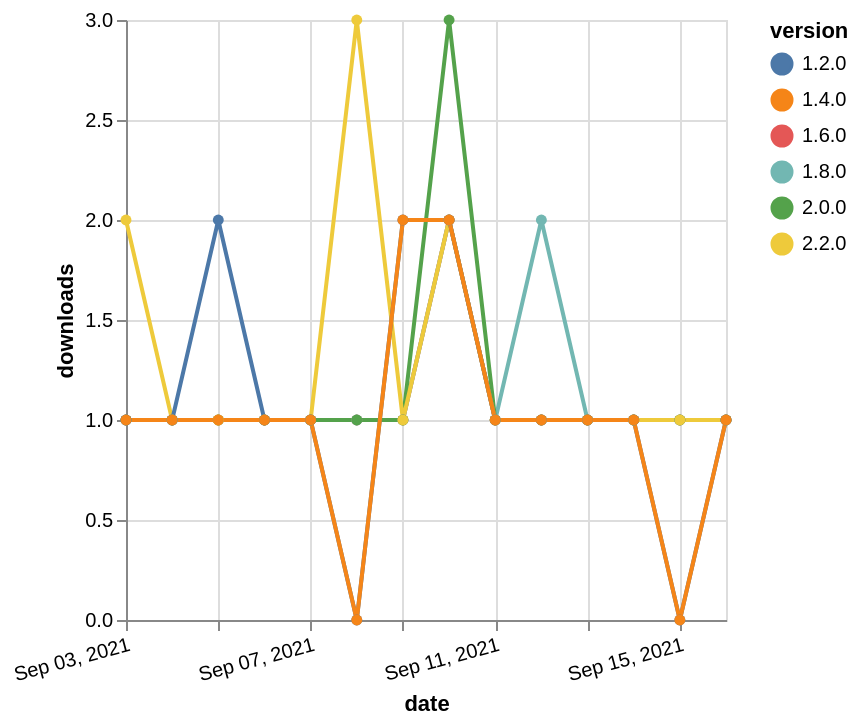

This figure's Vega-Lite source:
### Vega-Lite specification from a JSON file in a GitHub repository (floating-point values rounded to 4 significant figures)
{"$schema": "https://vega.github.io/schema/vega-lite/v5.json", "description": "A simple bar chart with embedded data.", "data": {"values": [{"date": "2021-09-03", "total": 188, "delta": 1, "version": "1.6.0"}, {"date": "2021-09-04", "total": 189, "delta": 1, "version": "1.6.0"}, {"date": "2021-09-05", "total": 190, "delta": 1, "version": "1.6.0"}, {"date": "2021-09-06", "total": 191, "delta": 1, "version": "1.6.0"}, {"date": "2021-09-07", "total": 192, "delta": 1, "version": "1.6.0"}, {"date": "2021-09-08", "total": 193, "delta": 1, "version": "1.6.0"}, {"date": "2021-09-09", "total": 194, "delta": 1, "version": "1.6.0"}, {"date": "2021-09-10", "total": 196, "delta": 2, "version": "1.6.0"}, {"date": "2021-09-11", "total": 197, "delta": 1, "version": "1.6.0"}, {"date": "2021-09-12", "total": 198, "delta": 1, "version": "1.6.0"}, {"date": "2021-09-13", "total": 199, "delta": 1, "version": "1.6.0"}, {"date": "2021-09-14", "total": 200, "delta": 1, "version": "1.6.0"}, {"date": "2021-09-15", "total": 201, "delta": 1, "version": "1.6.0"}, {"date": "2021-09-16", "total": 202, "delta": 1, "version": "1.6.0"}, {"date": "2021-09-03", "total": 169, "delta": 1, "version": "1.8.0"}, {"date": "2021-09-04", "total": 170, "delta": 1, "version": "1.8.0"}, {"date": "2021-09-05", "total": 171, "delta": 1, "version": "1.8.0"}, {"date": "2021-09-06", "total": 172, "delta": 1, "version": "1.8.0"}, {"date": "2021-09-07", "total": 173, "delta": 1, "version": "1.8.0"}, {"date": "2021-09-08", "total": 174, "delta": 1, "version": "1.8.0"}, {"date": "2021-09-09", "total": 175, "delta": 1, "version": "1.8.0"}, {"date": "2021-09-10", "total": 177, "delta": 2, "version": "1.8.0"}, {"date": "2021-09-11", "total": 178, "delta": 1, "version": "1.8.0"}, {"date": "2021-09-12", "total": 180, "delta": 2, "version": "1.8.0"}, {"date": "2021-09-13", "total": 181, "delta": 1, "version": "1.8.0"}, {"date": "2021-09-14", "total": 182, "delta": 1, "version": "1.8.0"}, {"date": "2021-09-15", "total": 183, "delta": 1, "version": "1.8.0"}, {"date": "2021-09-16", "total": 184, "delta": 1, "version": "1.8.0"}, {"date": "2021-09-03", "total": 195, "delta": 1, "version": "2.0.0"}, {"date": "2021-09-04", "total": 196, "delta": 1, "version": "2.0.0"}, {"date": "2021-09-05", "total": 197, "delta": 1, "version": "2.0.0"}, {"date": "2021-09-06", "total": 198, "delta": 1, "version": "2.0.0"}, {"date": "2021-09-07", "total": 199, "delta": 1, "version": "2.0.0"}, {"date": "2021-09-08", "total": 200, "delta": 1, "version": "2.0.0"}, {"date": "2021-09-09", "total": 201, "delta": 1, "version": "2.0.0"}, {"date": "2021-09-10", "total": 204, "delta": 3, "version": "2.0.0"}, {"date": "2021-09-11", "total": 205, "delta": 1, "version": "2.0.0"}, {"date": "2021-09-12", "total": 206, "delta": 1, "version": "2.0.0"}, {"date": "2021-09-13", "total": 207, "delta": 1, "version": "2.0.0"}, {"date": "2021-09-14", "total": 208, "delta": 1, "version": "2.0.0"}, {"date": "2021-09-15", "total": 209, "delta": 1, "version": "2.0.0"}, {"date": "2021-09-16", "total": 210, "delta": 1, "version": "2.0.0"}, {"date": "2021-09-03", "total": 127, "delta": 2, "version": "2.2.0"}, {"date": "2021-09-04", "total": 128, "delta": 1, "version": "2.2.0"}, {"date": "2021-09-05", "total": 129, "delta": 1, "version": "2.2.0"}, {"date": "2021-09-06", "total": 130, "delta": 1, "version": "2.2.0"}, {"date": "2021-09-07", "total": 131, "delta": 1, "version": "2.2.0"}, {"date": "2021-09-08", "total": 134, "delta": 3, "version": "2.2.0"}, {"date": "2021-09-09", "total": 135, "delta": 1, "version": "2.2.0"}, {"date": "2021-09-10", "total": 137, "delta": 2, "version": "2.2.0"}, {"date": "2021-09-11", "total": 138, "delta": 1, "version": "2.2.0"}, {"date": "2021-09-12", "total": 139, "delta": 1, "version": "2.2.0"}, {"date": "2021-09-13", "total": 140, "delta": 1, "version": "2.2.0"}, {"date": "2021-09-14", "total": 141, "delta": 1, "version": "2.2.0"}, {"date": "2021-09-15", "total": 142, "delta": 1, "version": "2.2.0"}, {"date": "2021-09-16", "total": 143, "delta": 1, "version": "2.2.0"}, {"date": "2021-09-03", "total": 248, "delta": 1, "version": "1.2.0"}, {"date": "2021-09-04", "total": 249, "delta": 1, "version": "1.2.0"}, {"date": "2021-09-05", "total": 251, "delta": 2, "version": "1.2.0"}, {"date": "2021-09-06", "total": 252, "delta": 1, "version": "1.2.0"}, {"date": "2021-09-07", "total": 253, "delta": 1, "version": "1.2.0"}, {"date": "2021-09-08", "total": 253, "delta": 0, "version": "1.2.0"}, {"date": "2021-09-09", "total": 255, "delta": 2, "version": "1.2.0"}, {"date": "2021-09-10", "total": 257, "delta": 2, "version": "1.2.0"}, {"date": "2021-09-11", "total": 258, "delta": 1, "version": "1.2.0"}, {"date": "2021-09-12", "total": 259, "delta": 1, "version": "1.2.0"}, {"date": "2021-09-13", "total": 260, "delta": 1, "version": "1.2.0"}, {"date": "2021-09-14", "total": 261, "delta": 1, "version": "1.2.0"}, {"date": "2021-09-15", "total": 261, "delta": 0, "version": "1.2.0"}, {"date": "2021-09-16", "total": 262, "delta": 1, "version": "1.2.0"}, {"date": "2021-09-03", "total": 199, "delta": 1, "version": "1.4.0"}, {"date": "2021-09-04", "total": 200, "delta": 1, "version": "1.4.0"}, {"date": "2021-09-05", "total": 201, "delta": 1, "version": "1.4.0"}, {"date": "2021-09-06", "total": 202, "delta": 1, "version": "1.4.0"}, {"date": "2021-09-07", "total": 203, "delta": 1, "version": "1.4.0"}, {"date": "2021-09-08", "total": 203, "delta": 0, "version": "1.4.0"}, {"date": "2021-09-09", "total": 205, "delta": 2, "version": "1.4.0"}, {"date": "2021-09-10", "total": 207, "delta": 2, "version": "1.4.0"}, {"date": "2021-09-11", "total": 208, "delta": 1, "version": "1.4.0"}, {"date": "2021-09-12", "total": 209, "delta": 1, "version": "1.4.0"}, {"date": "2021-09-13", "total": 210, "delta": 1, "version": "1.4.0"}, {"date": "2021-09-14", "total": 211, "delta": 1, "version": "1.4.0"}, {"date": "2021-09-15", "total": 211, "delta": 0, "version": "1.4.0"}, {"date": "2021-09-16", "total": 212, "delta": 1, "version": "1.4.0"}]}, "width": "container", "mark": {"type": "line", "point": {"filled": true}}, "encoding": {"x": {"field": "date", "type": "temporal", "timeUnit": "yearmonthdate", "title": "date", "axis": {"labelAngle": -15}}, "y": {"field": "delta", "type": "quantitative", "title": "downloads"}, "color": {"field": "version", "type": "nominal"}, "tooltip": {"field": "delta"}}}
